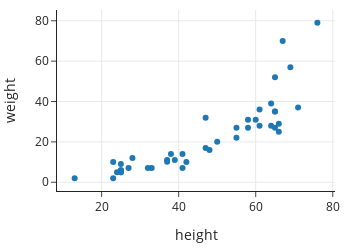

This figure's notebook cell:
### Markdown cell above
Displaying a Figure object renders it to the screen.

### Code cell
fig

### Figure 1 — Plotly figure (JSON) as saved in the notebook; plotly's stock layout.template omitted (floating-point values rounded to 4 significant figures)
{"data": [{"hovertemplate": "height=%{x}<br>weight=%{y}<extra></extra>", "legendgroup": "", "marker": {"color": "#1F77B4", "symbol": "circle"}, "mode": "markers", "name": "", "orientation": "v", "showlegend": false, "type": "scatter", "x": [48, 25, 41, 37, 37, 55, 27, 33, 13, 50, 61, 65, 25, 58, 23, 25, 66, 58, 60, 39, 64, 41, 24, 25, 32, 42, 38, 28, 47, 23, 65, 25, 47, 66, 69, 65, 71, 55, 61, 64, 65, 76, 67], "xaxis": "x", "y": [16, 6, 14, 11, 10.15, 22, 7, 7, 2, 20, 28, 27, 5, 31, 2, 6, 29, 27, 31, 11, 28, 7, 5, 5, 7, 10, 14, 12, 32, 10, 35, 9, 17, 25, 57, 35, 37, 27, 36, 39, 52, 79, 70], "yaxis": "y"}], "layout": {"height": 250, "legend": {"tracegroupgap": 0}, "width": 350, "xaxis": {"anchor": "y", "autorange": true, "domain": [0, 1], "range": [8.418, 80.58], "title": {"text": "height"}, "type": "linear"}, "yaxis": {"anchor": "x", "autorange": true, "domain": [0, 1], "range": [-4.342, 85.34], "title": {"text": "weight"}, "type": "linear"}}}
